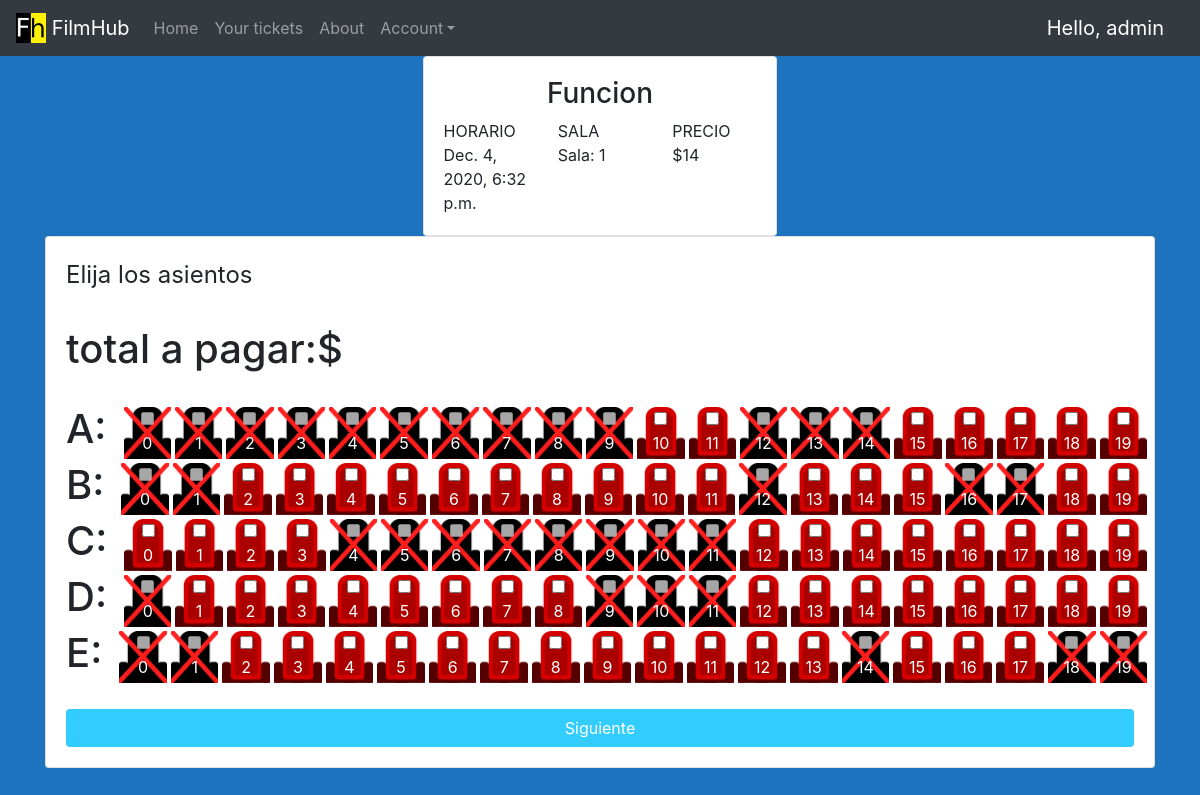
The app's page /client/buyticket/2 (signed in), older data.
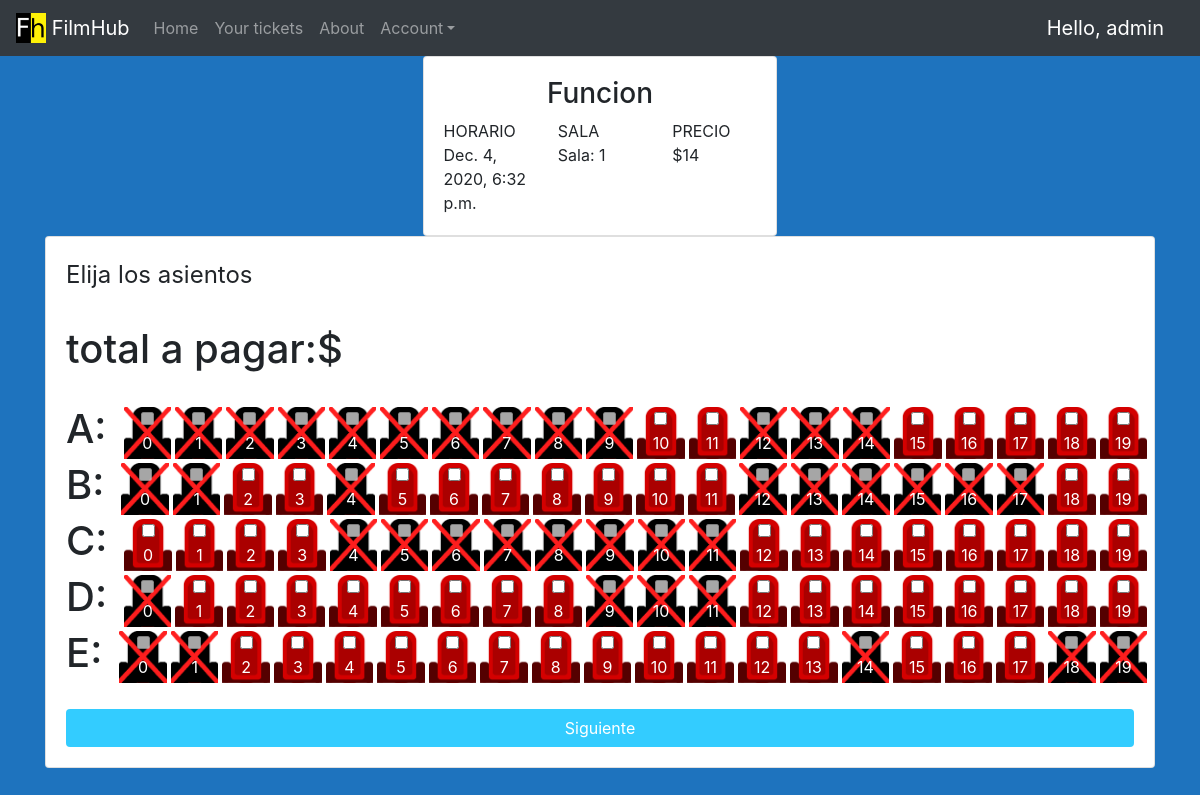
The same page, newer data.
### FilmHub/models.py (models this page shows, shortened)
class Funcion(models.Model):
    id = models.AutoField(primary_key=True)
    horario = models.DateTimeField(null=True)
    sala = models.ForeignKey(Sala, on_delete=models.CASCADE, null=True)
    pelicula = models.ForeignKey(Pelicula, on_delete=models.CASCADE, null=True)

class Sala(models.Model):
    id = models.AutoField(primary_key=True)
    numero = models.IntegerField(default=0, blank=True, null=True)
    def __str__(self):
        return "Sala: " + str(self.numero)

class Pelicula(models.Model):
    id = models.AutoField(primary_key=True)
    nombre = models.CharField(max_length=25)
    descripcion = models.CharField(max_length=100)
    portada = models.ImageField(default='default.jpg', upload_to='portadas')
    duracion = models.TimeField(null=True)
    precio_base = models.IntegerField(default=0, blank=True, null=True)

class Asiento(models.Model):
    id = models.AutoField(primary_key=True)
    reservado = models.BooleanField(default=False)
    fila = models.CharField(max_length=1)
    butaca = models.IntegerField(default=0, blank=True, null=True)
    sala = models.ForeignKey(Sala, on_delete=models.CASCADE, null=True)

### FilmHub/views.py (the view, shortened to what this page needs)
# urls.py: path('client/buyticket/<int:funcion>', views.BuyTicketView, name="buy_ticket"),
@login_required(login_url='loginView')
def BuyTicketView(request,funcion):
    funcion = Funcion.objects.get(pk=funcion)
    asientos = Asiento.objects.filter(sala=funcion.sala)
    filas =['A','B','C','D','E']
    asientosElegidos = []
    asiento = None
    guardarForm = False
    for fila in filas:
        for butaca in range(20):
            if request.GET.get(fila+str(butaca)):
                asiento = request.GET.get(fila+str(butaca))
                asiento = Asiento.objects.get(pk=asiento)
                asiento.reservado= True
                asiento.save()
                asientosElegidos.append(asiento)
                guardarForm = True
    context= {
    'funcion':funcion,
    'asientos':asientos,
    'filas':filas
    }
    return render(request, 'FilmHub/buy_ticket.html', context)

### FilmHub/templates/FilmHub/buy_ticket.html (shortened to what this page needs)
{% extends 'FilmHub/main.html' %}
{% load static %}
{% block content %}
<div class="container h-100">
    <div class="row justify-content-around">
        <div class="col-sm-auto">
            <div class="card card-body">
                <div class="row justify-content-center">
                    <h3>Funcion</h3>
                </div>
                <div class="row justify-content-center">
                    <div class="col-md">
                        HORARIO
                    </div>
                    <div class="col-md">
                        SALA
                    </div>
                    <div class="col-md">
                        PRECIO
                    </div>
                </div>
                <div class="row justify-content-center">
                    <div class="col-md">
                        {{funcion.horario}}
                    </div>
                    <div class="col-md">
                        {{funcion.sala}}
                    </div>
                    <div class="col-md">
                        ${{funcion.pelicula.precio_base}}
                    </div>
                </div>
            </div>
        </div>
    </div>
    <div class="row justify-content-around">
        <div class="col">
            <div class="card card-body">
                <form method="GET" action="" id="asientosForm">
                <fieldset>
                    <legend>Elija los asientos</legend>
                    <br>
                    <h1  id="precio">total a pagar:$</h1>
                    <br>
                    {% for fila in filas %}
                    <div class="row justify-content-around">
                        <div class="col-auto">
                            <h1>{{fila}}:  </h1>
                        </div>
                        {% for asiento in asientos %}
                            {% if asiento.fila == fila %}
                                {% if asiento.reservado %}
                                    <div class="col" style="background-image:url('{% static '/img/butacareservada.png' %}');background-size: 100% 100%;text-align: center;color:white;margin:2px"><input onclick="calcularPrecio()"  type="checkbox" name="{{asiento.fila}}{{asiento.butaca}}" value="{{ asiento.pk}}" disabled>{{ asiento.butaca}}</div>
                                {% else %}
                                    <div class="col" style="background-image:url('{% static '/img/butaca.png' %}');background-size: 100% 100%;text-align: center;color:white;margin:2px"><input onclick="calcularPrecio()"  type="checkbox" id="asientos" name="{{asiento.fila}}{{asiento.butaca}}" value="{{ asiento.pk}}" >{{ asiento.butaca}}</div>
                                {% endif %}
                            {% endif %}
                        {% endfor %}
                    </div>
                    {% endfor %}
                </fieldset>
                <br>
                <input class="btn login_btn" type="submit" value="Siguiente">
                </form>
            </div>
        </div>
    </div>
</div>
{% endblock %}

### FilmHub/templates/FilmHub/main.html (shortened to what this page needs)
{% load static %}
<!doctype html>
<html lang="en">
  <head>
    <link rel="stylesheet" href="https://stackpath.bootstrapcdn.com/bootstrap/4.3.1/css/bootstrap.min.css">
    <link rel="stylesheet" href="{% static '/css/main.css' %}">
    <link rel="stylesheet" href="https://stackpath.bootstrapcdn.com/bootstrap/4.1.3/css/bootstrap.min.css">
	  <link rel="stylesheet" href="https://use.fontawesome.com/releases/v5.6.1/css/all.css">
  </head>
  <body>
    {% include 'FilmHub/navbar.html' %}
    {% block content%}
    {% endblock %}
  </body>
</html>

### FilmHub/templates/FilmHub/navbar.html (shortened to what this page needs)
{% load static %}
{% url 'homeView' as home_url %}
{% url 'aboutView' as about_url %}
{% url 'my_tickets' as tickets_url %}
<nav class="navbar sticky-top navbar-expand-sm navbar-dark bg-dark">
    <a class="navbar-brand" href="{% url 'homeView' %}">
        <img src="{% static '/img/FilmHub.png' %}" width="30" height="30" class="d-inline-block align-top" alt="logo" loading="lazy">
        FilmHub
    </a>
    <div class="collapse navbar-collapse" id="collapsibleNavId">
        <ul class="navbar-nav mr-auto mt-2 mt-lg-0">
            <li class="nav-item{% if request.path == home_url %} active{%elif  request.path == home_client_url %} active {%endif%}">
                <a class="nav-link" href="{{home_url}}">Home <span class="sr-only">(current)</span></a>
            </li>
            {% if request.user.is_authenticated  %}
            <li class="nav-item {% if request.path == groups_url %} active {%endif%}">
                <a class="nav-link" href="{{tickets_url}}">Your tickets</a>
            </li>
            {% endif %}
            <li class="nav-item {% if request.path == about_url %} active {%endif%}">
                <a class="nav-link" href="{{about_url}}">About</a>
            </li>
            <li class="nav-item dropdown">
                <a class="nav-link dropdown-toggle" href="#" id="dropdownId" data-toggle="dropdown" aria-haspopup="true"
                    aria-expanded="false">Account</a>
            </li>
        </ul>
        {% if request.user.is_authenticated %}
        <span style="color:white;" class="hello-msg">Hello, {{request.user}} </span>
        {% endif %}
    </div>
</nav>

### static/css/main.css (style rules this page uses)
body, html { margin: 0; padding: 0; height: 100%; background: #1e73be !important; }
.login_btn { width: 100%; background: #33ccff !important; color: white !important; }
.hello-msg { font-size: 20px; color: #000000; margin-right: 20px; }

Row changes from the older to the newer data that the page shows:
changed Asiento (number 25 of 100 on the later page): reservado: picture added; reservado: picture removed
changed Asiento (number 34 of 100 on the later page): reservado: picture added; reservado: picture removed
changed Asiento (number 35 of 100 on the later page): reservado: picture added; reservado: picture removed
changed Asiento (number 36 of 100 on the later page): reservado: picture added; reservado: picture removed
Text that changed along with them:
list line gone: "☐ 4"
new list line: "☐ 4"
list line gone: "☐ 13"
new list line: "☐ 13"
list line gone: "☐ 14"
new list line: "☐ 14"
list line gone: "☐ 15"
new list line: "☐ 15"
